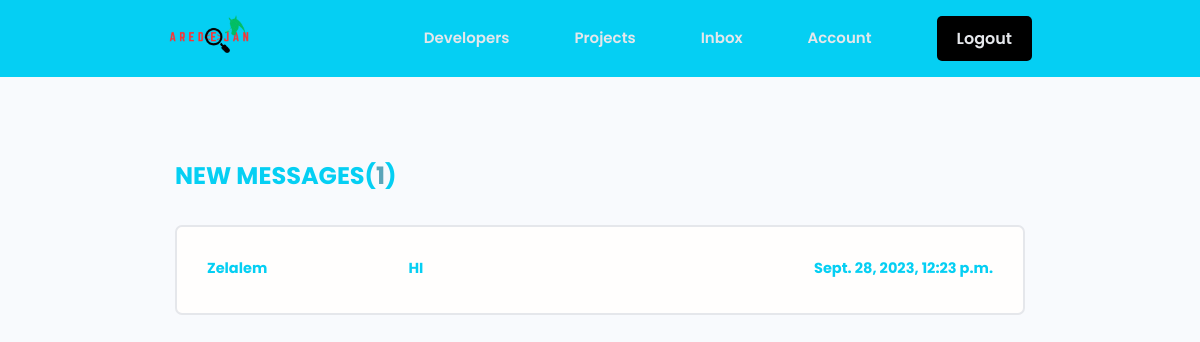
The app's page /inbox/ (signed in) with its own data.
### users/models.py (models this page shows, shortened)
class Message(models.Model):
    sender = models.ForeignKey(Profile, on_delete=models.SET_NULL, null=True, blank=True)
    recipient = models.ForeignKey(Profile, on_delete=models.SET_NULL, null=True, blank=True, related_name='messages')
    name = models.CharField(max_length=200, null=True, blank=True)
    email = models.EmailField(max_length=200, null=True, blank=True)
    subject = models.CharField(max_length=200, null=True, blank=True)
    body = models.TextField()
    is_read = models.BooleanField(default=False, null=True)
    created = models.DateTimeField(auto_now_add=True)
    id = models.UUIDField(default=uuid.uuid4, unique=True, primary_key=True, editable=False)
    class Meta:
        ordering = ['is_read', '-created']

### users/views.py (the view)
# urls.py: path('inbox/', views.inbox, name='inbox'),
@login_required(login_url='login')
def inbox(request):
    profile = request.user.profile
    messageRequests = profile.messages.all()
    unreadCount = messageRequests.filter(is_read=False).count()
    context = {'messageRequests': messageRequests, 'unreadCount': unreadCount}
    return render(request, 'users/inbox.html', context)

### users/templates/users/inbox.html
{% extends 'main.html' %}
{% block content %}
  <main class="inbox my-xl">
    <div class="content-box">
      <h3 class="inbox__title">New Messages(<span>{{unreadCount}}</span>)</h3>
      <ul class="messages">
        {% for message in messageRequests %}
        {% if message.is_read == False %}
        <li class="message message--unread">
        {% else %}
        <li class="message">
        {% endif %}
          <a href="{% url 'message' message.id %}">
            <span class="message__author">{{message.name}}</span>
            <span class="message__subject">{{message.subject}}</span>
            <span class="message__date">{{message.created}}</span>
          </a>
        </li>
        {% endfor %}
      </ul>
    </div>
  </main>
{% endblock content %}

### static/styles/app.css (style rules this page uses)
:root { --color-sub: #05cff3; }
.content-box { width: 95%; max-width: 85rem; margin: 0 auto; }
.inbox { height: 90vh; }
.inbox__title, .inbox__title span { font-size: 2.4rem; font-weight: 700; color: var(--color-sub); text-transform: uppercase; text-align: left; margin-bottom: 3rem; }
.inbox__title span { color: var(--color-main); }
.messages { list-style: none; background: var(--color-white); padding: 0.5rem 3rem; border: 2px solid var(--color-light); border-radius: 0.7rem; }
.message { padding: 2.5rem 0; }
.message > a span { font-size: 1.45rem; font-weight: 500; }
.message.message--unread a span { font-weight: 700; color: var(--color-sub); }
.message > a { display: flex; gap: 1rem; }
.message__author, .message__date { flex-basis: 25%; }
.message__subject { flex-basis: 50%; }
.message__date { text-align: right; }

### static/uikit/styles/modules/_variables.css (style rules this page uses)
:root { --color-main: #5aa5b9; --color-main-light: #e6faff; --color-sub: #3f4156; --color-sub-light: #51546e; --color-sub-lighter: #ededfd; --color-text: #737373; --color-gray: #8b8b8b; --color-light: #e5e7eb; --color-light-gray: #767676; --color-bg: #f8fafd; --color-white: #fffefd; --color-white-light: #f3f3f3; --color-success: #359e64; --color-success-bg: #def8e8; --color-error: #fc4b0b; --color-error-bg: #fff2ee; --font-base: 'Poppins', arial, helvetica, 'Segoe UI', roboto, ubuntu, sans-serif; --font-monospace: 'Fira Code', 'Courier New', courier, monospace; --font-regular: 300; --font-medium: 500; --font-bold: 700; --generic-shadow: 1px 1px 5px #00000010; --generic-transition: all 0.3s ease-in-out; }

### static/uikit/styles/modules/_base.css (style rules this page uses)
* { margin: 0; padding: 0; box-sizing: border-box; text-rendering: optimizeLegibility; color: inherit; font-size: inherit; }
html { font-size: 50%; }
@media only screen and (min-width: 480px) { html { font-size: 56.25%; } }
@media only screen and (min-width: 1200px) { html { font-size: 62.5%; } }
body { line-height: 1.6; font-weight: 400; font-size: 1.5rem; color: var(--color-text); background-color: var(--color-bg); min-height: 100vh; }

### static/uikit/styles/modules/_typography.css (style rules this page uses)
* { font-family: var(--font-base); }
h3 { font-size: 3.2rem; font-weight: var(--font-medium); }
p, span, strong { font-size: 1.6rem; color: var(--color-text); font-weight: var(--font-regular); }
a { padding-bottom: 2px; text-decoration: none; display: inline-block; color: var(--color-main); font-weight: var(--font-medium); }

### static/uikit/styles/modules/_utilities.css (style rules this page uses)
.my-xl { margin: 8rem auto; }

### records on screen
Message: name "Zelalem", subject "HI", created "Sept. 28, 2023, 12:23 p.m."

### other values on screen
{{ unreadCount }} "1"
